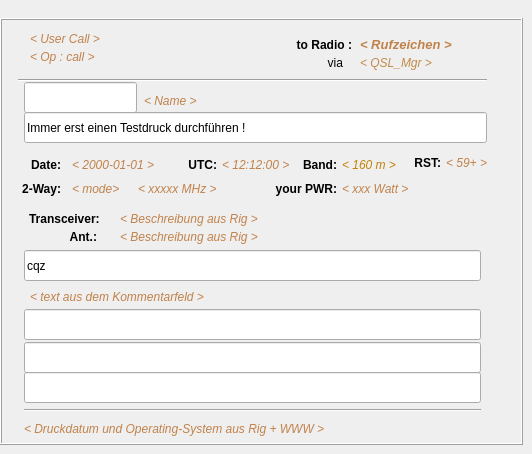
   <widget class="QWidget" name="Seite">
    <attribute name="title">
     <string>Karte       </string>
    </attribute>
    <widget class="QFrame" name="frame_4">
     <property name="geometry">
      <rect>
       <x>0</x>
       <y>18</y>
       <width>523</width>
       <height>427</height>
      </rect>
     </property>
     <property name="frameShape">
      <enum>QFrame::Box</enum>
     </property>
     <property name="frameShadow">
      <enum>QFrame::Raised</enum>
     </property>
     <widget class="QLabel" name="label_34">
      <property name="geometry">
       <rect>
        <x>30</x>
        <y>12</y>
        <width>115</width>
        <height>18</height>
       </rect>
      </property>
      <property name="palette">
       <palette>
        <active>
         <colorrole role="WindowText">
          <brush brushstyle="SolidPattern">
           <color alpha="255">
            <red>193</red>
            <green>130</green>
            <blue>75</blue>
           </color>
          </brush>
         </colorrole>
        </active>
        <inactive>
         <colorrole role="WindowText">
          <brush brushstyle="SolidPattern">
           <color alpha="255">
            <red>193</red>
            <green>130</green>
            <blue>75</blue>
           </color>
          </brush>
         </colorrole>
        </inactive>
        <disabled>
         <colorrole role="WindowText">
          <brush brushstyle="SolidPattern">
           <color alpha="255">
            <red>119</red>
            <green>119</green>
            <blue>119</blue>
           </color>
          </brush>
         </colorrole>
        </disabled>
       </palette>
      </property>
      <property name="font">
       <font>
        <italic>true</italic>
       </font>
      </property>
      <property name="text">
       <string>&lt; User Call &gt;</string>
      </property>
     </widget>
     <widget class="QLabel" name="label_35">
      <property name="geometry">
       <rect>
        <x>30</x>
        <y>30</y>
        <width>109</width>
        <height>18</height>
       </rect>
      </property>
      <property name="palette">
       <palette>
        <active>
         <colorrole role="WindowText">
          <brush brushstyle="SolidPattern">
           <color alpha="255">
            <red>193</red>
            <green>130</green>
            <blue>75</blue>
           </color>
          </brush>
         </colorrole>
        </active>
        <inactive>
         <colorrole role="WindowText">
          <brush brushstyle="SolidPattern">
           <color alpha="255">
            <red>193</red>
            <green>130</green>
            <blue>75</blue>
           </color>
          </brush>
         </colorrole>
        </inactive>
        <disabled>
         <colorrole role="WindowText">
          <brush brushstyle="SolidPattern">
           <color alpha="255">
            <red>119</red>
            <green>119</green>
            <blue>119</blue>
           </color>
          </brush>
         </colorrole>
        </disabled>
       </palette>
      </property>
      <property name="font">
       <font>
        <italic>true</italic>
       </font>
      </property>
      <property name="text">
       <string>&lt; Op : call  &gt;</string>
      </property>
     </widget>
     <widget class="QLabel" name="label_36">
      <property name="geometry">
       <rect>
        <x>279</x>
        <y>18</y>
        <width>73</width>
        <height>18</height>
       </rect>
      </property>
      <property name="font">
       <font>
        <weight>75</weight>
        <bold>true</bold>
       </font>
      </property>
      <property name="text">
       <string>to Radio :</string>
      </property>
      <property name="alignment">
       <set>Qt::AlignRight|Qt::AlignTrailing|Qt::AlignVCenter</set>
      </property>
     </widget>
     <widget class="QLabel" name="label_42">
      <property name="geometry">
       <rect>
        <x>360</x>
        <y>18</y>
        <width>103</width>
        <height>18</height>
       </rect>
      </property>
      <property name="palette">
       <palette>
        <active>
         <colorrole role="WindowText">
          <brush brushstyle="SolidPattern">
           <color alpha="255">
            <red>193</red>
            <green>130</green>
            <blue>75</blue>
           </color>
          </brush>
         </colorrole>
        </active>
        <inactive>
         <colorrole role="WindowText">
          <brush brushstyle="SolidPattern">
           <color alpha="255">
            <red>193</red>
            <green>130</green>
            <blue>75</blue>
           </color>
          </brush>
         </colorrole>
        </inactive>
        <disabled>
         <colorrole role="WindowText">
          <brush brushstyle="SolidPattern">
           <color alpha="255">
            <red>119</red>
            <green>119</green>
            <blue>119</blue>
           </color>
          </brush>
         </colorrole>
        </disabled>
       </palette>
      </property>
      <property name="font">
       <font>
        <pointsize>10</pointsize>
        <weight>75</weight>
        <italic>true</italic>
        <bold>true</bold>
       </font>
      </property>
      <property name="text">
       <string>&lt; Rufzeichen &gt;</string>
      </property>
     </widget>
     <widget class="QLabel" name="label_43">
      <property name="geometry">
       <rect>
        <x>306</x>
        <y>36</y>
        <width>37</width>
        <height>18</height>
       </rect>
      </property>
      <property name="text">
       <string>via</string>
      </property>
      <property name="alignment">
       <set>Qt::AlignRight|Qt::AlignTrailing|Qt::AlignVCenter</set>
      </property>
     </widget>
     <widget class="QLabel" name="label_44">
      <property name="geometry">
       <rect>
        <x>360</x>
        <y>36</y>
        <width>109</width>
        <height>18</height>
       </rect>
      </property>
      <property name="palette">
       <palette>
        <active>
         <colorrole role="WindowText">
          <brush brushstyle="SolidPattern">
           <color alpha="255">
            <red>193</red>
            <green>139</green>
            <blue>75</blue>
           </color>
          </brush>
         </colorrole>
        </active>
        <inactive>
         <colorrole role="WindowText">
          <brush brushstyle="SolidPattern">
           <color alpha="255">
            <red>193</red>
            <green>139</green>
            <blue>75</blue>
           </color>
          </brush>
         </colorrole>
        </inactive>
        <disabled>
         <colorrole role="WindowText">
          <brush brushstyle="SolidPattern">
           <color alpha="255">
            <red>119</red>
            <green>119</green>
            <blue>119</blue>
           </color>
          </brush>
         </colorrole>
        </disabled>
       </palette>
      </property>
      <property name="font">
       <font>
        <italic>true</italic>
       </font>
      </property>
      <property name="text">
       <string>&lt; QSL_Mgr        &gt;</string>
      </property>
     </widget>
     <widget class="Line" name="line_5">
      <property name="geometry">
       <rect>
        <x>18</x>
        <y>54</y>
        <width>469</width>
        <height>16</height>
       </rect>
      </property>
      <property name="orientation">
       <enum>Qt::Horizontal</enum>
      </property>
     </widget>
     <widget class="QLineEdit" name="KdearW">
      <property name="geometry">
       <rect>
        <x>24</x>
        <y>64</y>
        <width>113</width>
        <height>31</height>
       </rect>
      </property>
     </widget>
     <widget class="QLabel" name="label_45">
      <property name="geometry">
       <rect>
        <x>144</x>
        <y>71</y>
        <width>343</width>
        <height>25</height>
       </rect>
      </property>
      <property name="palette">
       <palette>
        <active>
         <colorrole role="WindowText">
          <brush brushstyle="SolidPattern">
           <color alpha="255">
            <red>193</red>
            <green>130</green>
            <blue>75</blue>
           </color>
          </brush>
         </colorrole>
        </active>
        <inactive>
         <colorrole role="WindowText">
          <brush brushstyle="SolidPattern">
           <color alpha="255">
            <red>193</red>
            <green>130</green>
            <blue>75</blue>
           </color>
          </brush>
         </colorrole>
        </inactive>
        <disabled>
         <colorrole role="WindowText">
          <brush brushstyle="SolidPattern">
           <color alpha="255">
            <red>119</red>
            <green>119</green>
            <blue>119</blue>
           </color>
          </brush>
         </colorrole>
        </disabled>
       </palette>
      </property>
      <property name="font">
       <font>
        <italic>true</italic>
       </font>
      </property>
      <property name="text">
       <string>&lt; Name &gt;</string>
      </property>
     </widget>
     <widget class="QLineEdit" name="KwellW">
      <property name="geometry">
       <rect>
        <x>24</x>
        <y>94</y>
        <width>463</width>
        <height>31</height>
       </rect>
      </property>
      <property name="text">
       <string>Immer erst einen Testdruck durchführen !</string>
      </property>
     </widget>
     <widget class="QLabel" name="label_46">
      <property name="geometry">
       <rect>
        <x>18</x>
        <y>138</y>
        <width>43</width>
        <height>18</height>
       </rect>
      </property>
      <property name="font">
       <font>
        <weight>75</weight>
        <bold>true</bold>
       </font>
      </property>
      <property name="text">
       <string>Date:</string>
      </property>
      <property name="alignment">
       <set>Qt::AlignRight|Qt::AlignTrailing|Qt::AlignVCenter</set>
      </property>
     </widget>
     <widget class="QLabel" name="label_47">
      <property name="geometry">
       <rect>
        <x>72</x>
        <y>138</y>
        <width>97</width>
        <height>18</height>
       </rect>
      </property>
      <property name="palette">
       <palette>
        <active>
         <colorrole role="WindowText">
          <brush brushstyle="SolidPattern">
           <color alpha="255">
            <red>193</red>
            <green>130</green>
            <blue>75</blue>
           </color>
          </brush>
         </colorrole>
        </active>
        <inactive>
         <colorrole role="WindowText">
          <brush brushstyle="SolidPattern">
           <color alpha="255">
            <red>193</red>
            <green>130</green>
            <blue>75</blue>
           </color>
          </brush>
         </colorrole>
        </inactive>
        <disabled>
         <colorrole role="WindowText">
          <brush brushstyle="SolidPattern">
           <color alpha="255">
            <red>119</red>
            <green>119</green>
            <blue>119</blue>
           </color>
          </brush>
         </colorrole>
        </disabled>
       </palette>
      </property>
      <property name="font">
       <font>
        <italic>true</italic>
       </font>
      </property>
      <property name="text">
       <string>&lt; 2000-01-01 &gt;</string>
      </property>
     </widget>
     <widget class="QLabel" name="label_48">
      <property name="geometry">
       <rect>
        <x>174</x>
        <y>138</y>
        <width>43</width>
        <height>18</height>
       </rect>
      </property>
      <property name="font">
       <font>
        <weight>75</weight>
        <bold>true</bold>
       </font>
      </property>
      <property name="text">
       <string>UTC:</string>
      </property>
      <property name="alignment">
       <set>Qt::AlignRight|Qt::AlignTrailing|Qt::AlignVCenter</set>
      </property>
     </widget>
     <widget class="QLabel" name="label_49">
      <property name="geometry">
       <rect>
        <x>222</x>
        <y>138</y>
        <width>77</width>
        <height>18</height>
       </rect>
      </property>
      <property name="palette">
       <palette>
        <active>
         <colorrole role="WindowText">
          <brush brushstyle="SolidPattern">
           <color alpha="255">
            <red>193</red>
            <green>130</green>
            <blue>75</blue>
           </color>
          </brush>
         </colorrole>
        </active>
        <inactive>
         <colorrole role="WindowText">
          <brush brushstyle="SolidPattern">
           <color alpha="255">
            <red>193</red>
            <green>130</green>
            <blue>75</blue>
           </color>
          </brush>
         </colorrole>
        </inactive>
        <disabled>
         <colorrole role="WindowText">
          <brush brushstyle="SolidPattern">
           <color alpha="255">
            <red>119</red>
            <green>119</green>
            <blue>119</blue>
           </color>
          </brush>
         </colorrole>
        </disabled>
       </palette>
      </property>
      <property name="font">
       <font>
        <italic>true</italic>
       </font>
      </property>
      <property name="text">
       <string>&lt; 12:12:00 &gt;</string>
      </property>
     </widget>
     <widget class="QLabel" name="label_50">
      <property name="geometry">
       <rect>
        <x>288</x>
        <y>138</y>
        <width>49</width>
        <height>18</height>
       </rect>
      </property>
      <property name="font">
       <font>
        <weight>75</weight>
        <bold>true</bold>
       </font>
      </property>
      <property name="text">
       <string>Band:</string>
      </property>
      <property name="alignment">
       <set>Qt::AlignRight|Qt::AlignTrailing|Qt::AlignVCenter</set>
      </property>
     </widget>
     <widget class="QLabel" name="label_51">
      <property name="geometry">
       <rect>
        <x>342</x>
        <y>138</y>
        <width>65</width>
        <height>18</height>
       </rect>
      </property>
      <property name="palette">
       <palette>
        <active>
         <colorrole role="WindowText">
          <brush brushstyle="SolidPattern">
           <color alpha="255">
            <red>193</red>
            <green>130</green>
            <blue>7</blue>
           </color>
          </brush>
         </colorrole>
        </active>
        <inactive>
         <colorrole role="WindowText">
          <brush brushstyle="SolidPattern">
           <color alpha="255">
            <red>193</red>
            <green>130</green>
            <blue>7</blue>
           </color>
          </brush>
         </colorrole>
        </inactive>
        <disabled>
         <colorrole role="WindowText">
          <brush brushstyle="SolidPattern">
           <color alpha="255">
            <red>119</red>
            <green>119</green>
            <blue>119</blue>
           </color>
          </brush>
         </colorrole>
        </disabled>
       </palette>
      </property>
      <property name="font">
       <font>
        <italic>true</italic>
       </font>
      </property>
      <property name="text">
       <string>&lt; 160 m &gt;</string>
      </property>
     </widget>
     <widget class="QLabel" name="label_52">
      <property name="geometry">
       <rect>
        <x>408</x>
        <y>136</y>
        <width>33</width>
        <height>18</height>
       </rect>
      </property>
      <property name="font">
       <font>
        <weight>75</weight>
        <bold>true</bold>
       </font>
      </property>
      <property name="text">
       <string>RST:</string>
      </property>
      <property name="alignment">
       <set>Qt::AlignRight|Qt::AlignTrailing|Qt::AlignVCenter</set>
      </property>
     </widget>
     <widget class="QLabel" name="label_53">
      <property name="geometry">
       <rect>
        <x>446</x>
        <y>136</y>
        <width>61</width>
        <height>18</height>
       </rect>
      </property>
      <property name="palette">
       <palette>
        <active>
         <colorrole role="WindowText">
          <brush brushstyle="SolidPattern">
           <color alpha="255">
            <red>193</red>
            <green>130</green>
            <blue>75</blue>
           </color>
          </brush>
         </colorrole>
        </active>
        <inactive>
         <colorrole role="WindowText">
          <brush brushstyle="SolidPattern">
           <color alpha="255">
            <red>193</red>
            <green>130</green>
            <blue>75</blue>
           </color>
          </brush>
         </colorrole>
        </inactive>
        <disabled>
         <colorrole role="WindowText">
          <brush brushstyle="SolidPattern">
           <color alpha="255">
            <red>119</red>
            <green>119</green>
            <blue>119</blue>
           </color>
          </brush>
         </colorrole>
        </disabled>
       </palette>
      </property>
      <property name="font">
       <font>
        <italic>true</italic>
       </font>
      </property>
      <property name="text">
       <string>&lt; 59+ &gt;</string>
      </property>
     </widget>
     <widget class="QLabel" name="label_54">
      <property name="geometry">
       <rect>
        <x>12</x>
        <y>162</y>
        <width>49</width>
        <height>18</height>
       </rect>
      </property>
      <property name="font">
       <font>
        <weight>75</weight>
        <bold>true</bold>
       </font>
      </property>
      <property name="text">
       <string>2-Way:</string>
      </property>
      <property name="alignment">
       <set>Qt::AlignRight|Qt::AlignTrailing|Qt::AlignVCenter</set>
      </property>
     </widget>
     <widget class="QLabel" name="label_55">
      <property name="geometry">
       <rect>
        <x>72</x>
        <y>162</y>
        <width>61</width>
        <height>18</height>
       </rect>
      </property>
      <property name="palette">
       <palette>
        <active>
         <colorrole role="WindowText">
          <brush brushstyle="SolidPattern">
           <color alpha="255">
            <red>193</red>
            <green>130</green>
            <blue>75</blue>
           </color>
          </brush>
         </colorrole>
        </active>
        <inactive>
         <colorrole role="WindowText">
          <brush brushstyle="SolidPattern">
           <color alpha="255">
            <red>193</red>
            <green>130</green>
            <blue>75</blue>
           </color>
          </brush>
         </colorrole>
        </inactive>
        <disabled>
         <colorrole role="WindowText">
          <brush brushstyle="SolidPattern">
           <color alpha="255">
            <red>119</red>
            <green>119</green>
            <blue>119</blue>
           </color>
          </brush>
         </colorrole>
        </disabled>
       </palette>
      </property>
      <property name="font">
       <font>
        <italic>true</italic>
       </font>
      </property>
      <property name="text">
       <string>&lt; mode&gt;</string>
      </property>
     </widget>
     <widget class="QLabel" name="label_56">
      <property name="geometry">
       <rect>
        <x>138</x>
        <y>162</y>
        <width>91</width>
        <height>18</height>
       </rect>
      </property>
      <property name="palette">
       <palette>
        <active>
         <colorrole role="WindowText">
          <brush brushstyle="SolidPattern">
           <color alpha="255">
            <red>193</red>
            <green>130</green>
            <blue>75</blue>
           </color>
          </brush>
         </colorrole>
        </active>
        <inactive>
         <colorrole role="WindowText">
          <brush brushstyle="SolidPattern">
           <color alpha="255">
            <red>193</red>
            <green>130</green>
            <blue>75</blue>
           </color>
          </brush>
         </colorrole>
        </inactive>
        <disabled>
         <colorrole role="WindowText">
          <brush brushstyle="SolidPattern">
           <color alpha="255">
            <red>119</red>
            <green>119</green>
            <blue>119</blue>
           </color>
          </brush>
         </colorrole>
        </disabled>
       </palette>
      </property>
      <property name="font">
       <font>
        <italic>true</italic>
       </font>
      </property>
      <property name="text">
       <string>&lt; xxxxx MHz &gt;</string>
      </property>
     </widget>
     <widget class="QLabel" name="label_57">
      <property name="geometry">
       <rect>
        <x>258</x>
        <y>162</y>
        <width>79</width>
        <height>18</height>
       </rect>
      </property>
      <property name="font">
       <font>
        <weight>75</weight>
        <bold>true</bold>
       </font>
      </property>
      <property name="text">
       <string>your PWR:</string>
      </property>
      <property name="alignment">
       <set>Qt::AlignRight|Qt::AlignTrailing|Qt::AlignVCenter</set>
      </property>
     </widget>
     <widget class="QLabel" name="label_58">
      <property name="geometry">
       <rect>
        <x>342</x>
        <y>162</y>
        <width>85</width>
        <height>18</height>
       </rect>
      </property>
      <property name="palette">
       <palette>
        <active>
         <colorrole role="WindowText">
          <brush brushstyle="SolidPattern">
           <color alpha="255">
            <red>193</red>
            <green>130</green>
            <blue>75</blue>
           </color>
          </brush>
         </colorrole>
        </active>
        <inactive>
         <colorrole role="WindowText">
          <brush brushstyle="SolidPattern">
           <color alpha="255">
            <red>193</red>
            <green>130</green>
            <blue>75</blue>
           </color>
          </brush>
         </colorrole>
        </inactive>
        <disabled>
         <colorrole role="WindowText">
          <brush brushstyle="SolidPattern">
           <color alpha="255">
            <red>119</red>
            <green>119</green>
            <blue>119</blue>
           </color>
          </brush>
         </colorrole>
        </disabled>
       </palette>
      </property>
      <property name="font">
       <font>
        <italic>true</italic>
       </font>
      </property>
      <property name="text">
       <string>&lt; xxx Watt  &gt;</string>
      </property>
     </widget>
     <widget class="QLabel" name="label_59">
      <property name="geometry">
       <rect>
        <x>12</x>
        <y>192</y>
        <width>91</width>
        <height>18</height>
       </rect>
      </property>
      <property name="font">
       <font>
        <weight>75</weight>
        <bold>true</bold>
       </font>
      </property>
      <property name="text">
       <string>Transceiver: </string>
      </property>
      <property name="alignment">
       <set>Qt::AlignRight|Qt::AlignTrailing|Qt::AlignVCenter</set>
      </property>
     </widget>
     <widget class="QLabel" name="label_60">
      <property name="geometry">
       <rect>
        <x>120</x>
        <y>192</y>
        <width>367</width>
        <height>18</height>
       </rect>
      </property>
      <property name="palette">
       <palette>
        <active>
         <colorrole role="WindowText">
          <brush brushstyle="SolidPattern">
           <color alpha="255">
            <red>193</red>
            <green>130</green>
            <blue>75</blue>
           </color>
          </brush>
         </colorrole>
        </active>
        <inactive>
         <colorrole role="WindowText">
          <brush brushstyle="SolidPattern">
           <color alpha="255">
            <red>193</red>
            <green>130</green>
            <blue>75</blue>
           </color>
          </brush>
         </colorrole>
        </inactive>
        <disabled>
         <colorrole role="WindowText">
          <brush brushstyle="SolidPattern">
           <color alpha="255">
            <red>119</red>
            <green>119</green>
            <blue>119</blue>
           </color>
          </brush>
         </colorrole>
        </disabled>
       </palette>
      </property>
      <property name="font">
       <font>
        <italic>true</italic>
       </font>
      </property>
      <property name="text">
       <string>&lt; Beschreibung aus Rig  &gt;</string>
      </property>
     </widget>
     <widget class="QLabel" name="label_61">
      <property name="geometry">
       <rect>
        <x>24</x>
        <y>210</y>
        <width>73</width>
        <height>18</height>
       </rect>
      </property>
      <property name="font">
       <font>
        <weight>75</weight>
        <bold>true</bold>
       </font>
      </property>
      <property name="text">
       <string>Ant.:</string>
      </property>
      <property name="alignment">
       <set>Qt::AlignRight|Qt::AlignTrailing|Qt::AlignVCenter</set>
      </property>
     </widget>
     <widget class="QLabel" name="label_62">
      <property name="geometry">
       <rect>
        <x>120</x>
        <y>210</y>
        <width>361</width>
        <height>18</height>
       </rect>
      </property>
      <property name="palette">
       <palette>
        <active>
         <colorrole role="WindowText">
          <brush brushstyle="SolidPattern">
           <color alpha="255">
            <red>193</red>
            <green>130</green>
            <blue>75</blue>
           </color>
          </brush>
         </colorrole>
        </active>
        <inactive>
         <colorrole role="WindowText">
          <brush brushstyle="SolidPattern">
           <color alpha="255">
            <red>193</red>
            <green>130</green>
            <blue>75</blue>
           </color>
          </brush>
         </colorrole>
        </inactive>
        <disabled>
         <colorrole role="WindowText">
          <brush brushstyle="SolidPattern">
           <color alpha="255">
            <red>119</red>
            <green>119</green>
            <blue>119</blue>
           </color>
          </brush>
         </colorrole>
        </disabled>
       </palette>
      </property>
      <property name="font">
       <font>
        <italic>true</italic>
       </font>
      </property>
      <property name="text">
       <string>&lt; Beschreibung aus Rig  &gt;</string>
      </property>
     </widget>
     <widget class="QLineEdit" name="KcqzW">
      <property name="geometry">
       <rect>
        <x>24</x>
        <y>232</y>
        <width>457</width>
        <height>31</height>
       </rect>
      </property>
      <property name="text">
       <string>cqz</string>
      </property>
     </widget>
     <widget class="QLabel" name="label_63">
      <property name="geometry">
       <rect>
        <x>30</x>
        <y>270</y>
        <width>463</width>
        <height>18</height>
       </rect>
      </property>
      <property name="palette">
       <palette>
        <active>
         <colorrole role="WindowText">
          <brush brushstyle="SolidPattern">
           <color alpha="255">
            <red>193</red>
            <green>130</green>
            <blue>75</blue>
           </color>
          </brush>
         </colorrole>
        </active>
        <inactive>
         <colorrole role="WindowText">
          <brush brushstyle="SolidPattern">
           <color alpha="255">
            <red>193</red>
            <green>130</green>
            <blue>75</blue>
           </color>
          </brush>
         </colorrole>
        </inactive>
        <disabled>
         <colorrole role="WindowText">
          <brush brushstyle="SolidPattern">
           <color alpha="255">
            <red>119</red>
            <green>119</green>
            <blue>119</blue>
           </color>
          </brush>
         </colorrole>
        </disabled>
       </palette>
      </property>
      <property name="font">
       <font>
        <italic>true</italic>
       </font>
      </property>
      <property name="text">
       <string>&lt; text aus dem Kommentarfeld  &gt;</string>
      </property>
     </widget>
     <widget class="QLineEdit" name="Ktext1W">
      <property name="geometry">
       <rect>
        <x>24</x>
        <y>291</y>
        <width>457</width>
        <height>31</height>
       </rect>
      </property>
     </widget>
     <widget class="QLineEdit" name="Ktext2W">
      <property name="geometry">
       <rect>
        <x>24</x>
        <y>324</y>
        <width>457</width>
        <height>31</height>
       </rect>
      </property>
     </widget>
     <widget class="QLineEdit" name="Ktext3W">
      <property name="geometry">
       <rect>
        <x>24</x>
        <y>354</y>
        <width>457</width>
        <height>31</height>
       </rect>
      </property>
     </widget>
     <widget class="Line" name="line_6">
      <property name="geometry">
       <rect>
        <x>24</x>
        <y>384</y>
        <width>457</width>
        <height>16</height>
       </rect>
      </property>
      <property name="orientation">
       <enum>Qt::Horizontal</enum>
      </property>
     </widget>
     <widget class="QLabel" name="label_64">
      <property name="geometry">
       <rect>
        <x>24</x>
        <y>402</y>
        <width>487</width>
        <height>18</height>
       </rect>
      </property>
      <property name="palette">
       <palette>
        <active>
         <colorrole role="WindowText">
          <brush brushstyle="SolidPattern">
           <color alpha="255">
            <red>193</red>
            <green>130</green>
            <blue>75</blue>
           </color>
          </brush>
         </colorrole>
        </active>
        <inactive>
         <colorrole role="WindowText">
          <brush brushstyle="SolidPattern">
           <color alpha="255">
            <red>193</red>
            <green>130</green>
            <blue>75</blue>
           </color>
          </brush>
         </colorrole>
        </inactive>
        <disabled>
         <colorrole role="WindowText">
          <brush brushstyle="SolidPattern">
           <color alpha="255">
            <red>119</red>
            <green>119</green>
            <blue>119</blue>
           </color>
          </brush>
         </colorrole>
        </disabled>
       </palette>
      </property>
      <property name="font">
       <font>
        <italic>true</italic>
       </font>
      </property>
      <property name="text">
       <string>&lt; Druckdatum und Operating-System aus Rig + WWW  &gt;</string>
      </property>
     </widget>
    </widget>
   </widget>
